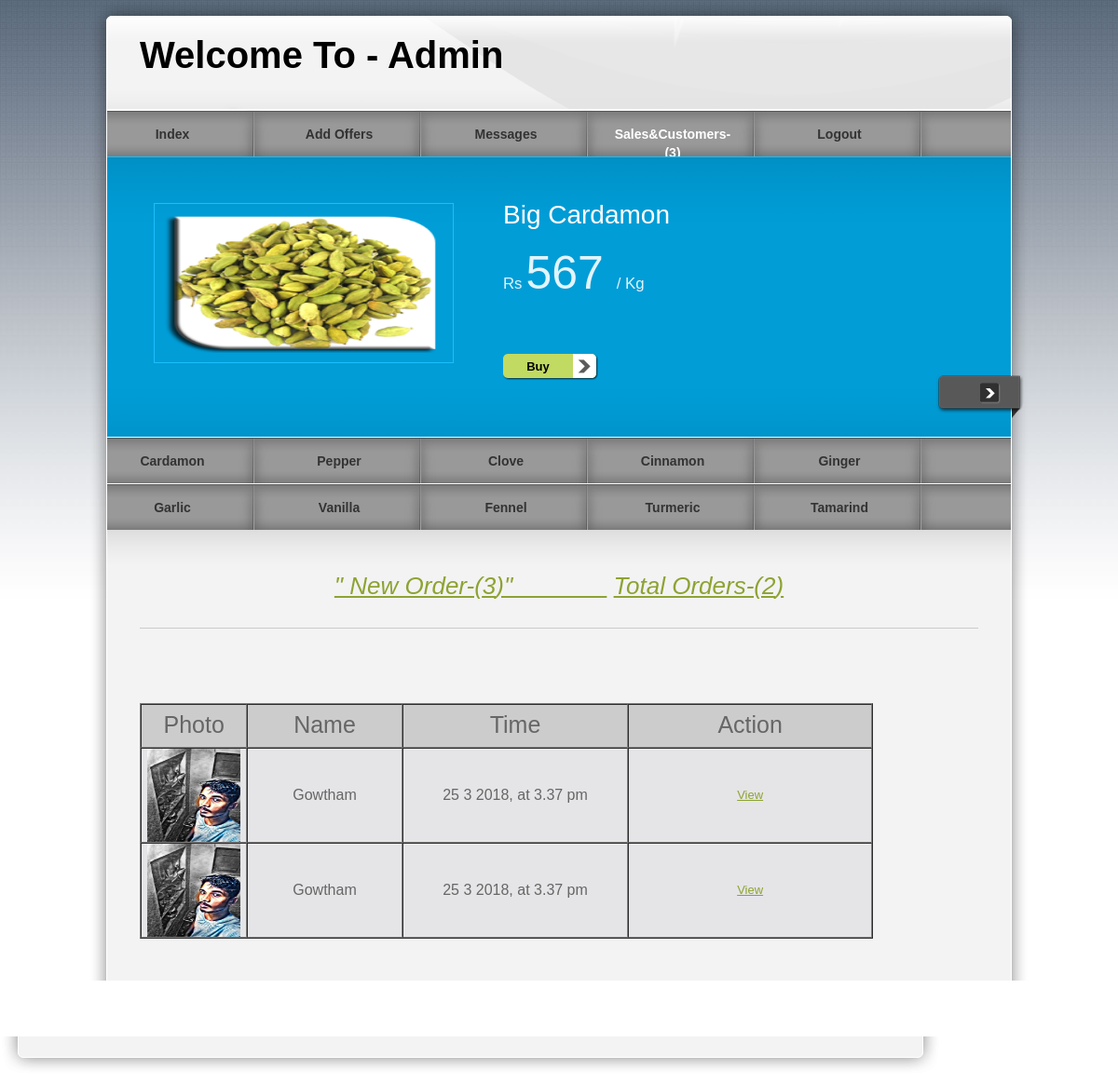
The page /pro/admin/totalcustomer.php on the database its author committed.
### tables this page shows
CREATE TABLE IF NOT EXISTS `offer` (
  `number` int(11) NOT NULL,
  `name` varchar(50) NOT NULL,
  `image` text NOT NULL,
  `price` varchar(50) NOT NULL,
  `time` varchar(50) NOT NULL,
  `details` varchar(100) NOT NULL,
  PRIMARY KEY (`number`)
);

CREATE TABLE IF NOT EXISTS `pay` (
  `no` int(11) NOT NULL AUTO_INCREMENT,
  `email` varchar(50) NOT NULL,
  `name` varchar(50) NOT NULL,
  `phone` int(10) NOT NULL,
  `image` text NOT NULL,
  `address` varchar(50) NOT NULL,
  `proname` varchar(50) NOT NULL,
  `img` text NOT NULL,
  `price` varchar(50) NOT NULL,
  `time` varchar(30) NOT NULL,
  `cno` int(20) NOT NULL,
  `month` int(11) NOT NULL,
  `year` int(30) NOT NULL,
  `cvc` int(11) NOT NULL,
  `status` int(11) NOT NULL,
  PRIMARY KEY (`no`)
);

### pro/admin/totalcustomer.php (the view, shortened to what this page needs)
<!DOCTYPE html PUBLIC "-//W3C//DTD XHTML 1.0 Transitional//EN" "http://www.w3.org/TR/xhtml1/DTD/xhtml1-transitional.dtd">
<head>
<link href="../templatemo_style.css" rel="stylesheet" type="text/css" />
<link href="../css/jquery.ennui.contentslider.css" rel="stylesheet" type="text/css" media="screen,projection" />
</head>
<body>
<div id="templatemo_wrapper">
    <div id="templatemo_header">
        <div id="site_title">
            <h1>Welcome To - Admin</h1>
        </div>
    </div>
    <?php
$select=mysql_query("select * from pay where status=1 ");
   $view=mysql_num_rows($select);
   ?>
  	<div id="templatemo_menu">
        <ul>
            <li><a href="admin.php"  >Index</a></li>
            <li><a href="offer.php">Add Offers</a></li>
            <li><a href="msg.php">Messages</a></li>
            <li><a href="customer.php"class="current">Sales&Customers-(<?php echo $view;?>)</a></li>
            <li><a href="../logout.php">Logout</a></li>
        </ul>
    </div>
    <div id="templatemo_banner">
                <div id="one" class="contentslider">
                    <div class="cs_wrapper">
                        <div class="cs_slider">
                            <div class="cs_article">
                            	<div class="slider_content_wrapper">
                            	 <?PHP
$select=mysql_query("select * from offer where number=1 ");
$row=mysql_fetch_array($select);
 ?>
                      				<div class="right">
                                        <h2><?php echo $row['name'];?> </h2><br/>
                                        <p><big>Rs</big> <span style="font-size:50px"><?php echo $row['price'];?></span> <big> / Kg</big></p><br/>
                                        <div class="button"><a href="#">Buy</a></div>
                                    </div>
                                  <div class="left">
                                  <img src="<?php echo $row['image']; ?>" alt="Image 01" />
                                    </div>
                                </div>
                            </div>
                        </div>
                    </div>
                </div>
        </div>
        <div id="templatemo_menu">
        <ul>
            <li><a href="cardamon.php"  >Cardamon</a></li>
            <li><a href="pepper.php">Pepper</a></li>
            <li><a href="clove.php">Clove</a></li>
            <li><a href="cinnamon.php">Cinnamon</a></li>
            <li><a href="ginger.php">Ginger</a></li>
        </ul>
    </div>
    <div id="templatemo_menu">
        <ul>
            <li><a href="garlic.php" >Garlic</a></li>
            <li><a href="vanilla.php">Vanilla</a></li>
            <li><a href="fennel.php">Fennel</a></li>
            <li><a href="turmeric.php">Turmeric</a></li>
            <li><a href="tamarind.html">Tamarind</a></li>
        </ul>
    </div>  <?php
$select=mysql_query("select * from pay where status=1 ");
   $view=mysql_num_rows($select);
   ?>
     <div id="templatemo_main"><span class="main_top"></span>
          <p class="welcome_text"><a href="customer.php">&quot; New Order-(<?php echo $view;?>)&quot;&nbsp;&nbsp;&nbsp;&nbsp;&nbsp;&nbsp;&nbsp;&nbsp;&nbsp;&nbsp;&nbsp;&nbsp;&nbsp;&nbsp;</a>
          <?php
$select=mysql_query("select * from pay where status=0 ");
   $view=mysql_num_rows($select);
   for($i=0;$i<$view;$i++)
   ?><a href="totalcustomer.php">Total Orders-(<?php echo $view;?>)</a></p>
<table class="table table-hover" >
<table width="787" background="images/gallery_bg.jpg" height="100" border="1" cellpadding="0" cellspacing="0">
  <tr>
    <td width="112" height="45" bgcolor="#CCCCCC" align="center"><span style="font-size:25px">Photo</span></td>
        <td width="164" height="45" bgcolor="#CCCCCC" align="center"><span style="font-size:25px">Name</span></td>
    <td width="240" bgcolor="#CCCCCC" align="center"><span style="font-size:25px">Time</span></td>
        <td width="259" bgcolor="#CCCCCC" align="center"><span style="font-size:25px">Action</span></td>
  </tr></div>
 <?PHP
$select=mysql_query("select * from pay where status=0 ");
$view=mysql_num_rows($select);
 for($i=0;$i<$view;$i++)
 {
 ?>
 <div class="table-responsive">
 <tr>
    <td align="center"><span style="font-size:16px"><img src="<?php echo mysql_result($select,$i,"img");?>" width="100" height="100" /></span></td>
        <td align="center"><span style="font-size:16px"><?php echo mysql_result($select,$i,"name");?></span></td>
    <td align="center"><span style="font-size:16px"><?php echo mysql_result($select,$i,"time");?></span></td>
    <td align="center"><a href="customer2.php?edit=<?php echo mysql_result($select,$i,"no");?>">View</a>
  </tr></center>
  <?PHP
  }
  ?>
  <br/>
</div>
        </div>
                   <div class="cleaner_h30"></div>
              </div>
    <div id="templatemo_main_bottom"></div>
    <div id="templatemo_footer">
    </div>
</body>
</html>

### pro/templatemo_style.css (style rules this page uses)
body { margin: 0px; padding: 0px; color: #666; font-family: Helevetica,Arial,sans-serif; font-size: 13px; line-height:1.5em; background-color: #fff; background-attachment:fixed; background-image: url(images/templatemo_body.jpg); background-repeat: repeat-x; }
a, a:link, a:visited { color: #8da332; }
p { margin: 0px; padding: 0 0 10px 0; }
img { border: none; }
h1 { font-size: 40px; font-weight: bold; margin: 0 0 30px 0; padding: 5px 0; color: #000; }
h2 { font-size: 28px; font-weight: normal; line-height: 28px; margin: 0 0 30px 0; padding: 0; color: #000; }
.cleaner_h30 { clear: both; width:100%; height: 30px; }
.button a { clear: both; display: block; width: 75px; height: 24px; padding: 4px 27px 0 0; margin-top: 15px; background: url(images/templatemo_button.png) no-repeat; color: #000; font-weight: bold; text-align: center; text-decoration: none; }
#templatemo_wrapper { width: 1010px; margin: 0 auto; }
#templatemo_header { width: 900px; height: 68px; padding: 50px 55px 0; background: url(images/templatemo_header.png) no-repeat; }
#templatemo_header #site_title { float: left; width: 500px; padding: 0; }
#templatemo_header #site_title h1 { margin: 0; padding: 0; }
#templatemo_menu { width: 970px; height: 50px; padding: 0 20px; background: url(images/templatemo_menu.png) repeat-x; }
#templatemo_menu ul { margin: 0; padding: 0; list-style: none; }
#templatemo_menu ul li { padding: 0px; margin: 0px; display: inline; }
#templatemo_menu ul li a { float: left; display: block; width: 140px; height: 33px; padding: 17px 34px 0 0; margin: 0 5px 0 0 ; font-size: 14px; text-align: center; text-decoration: none; color: #333; font-weight: bold; outline: none; border: none; background: url(images/templatemo_menu_divider.png) right no-repeat; }
#templatemo_menu ul li a:hover, #templatemo_menu ul li .current { color: #fff; }
#templatemo_banner { clear: both; position: relative; width: 970px; height: 201px; padding: 50px 20px; background: url(images/templatemo_slider.png) no-repeat; }
#templatemo_main { position: relative; width: 900px; padding: 45px 55px; background: url(images/templatemo_content.png) repeat-y; }
#templatemo_main .main_top { position: absolute; top: 0; left: 20px; width: 970px; height: 45px; background: url(images/templatemo_content_top.png) no-repeat; }
#templatemo_main_bottom { width: 1010px; height: 40px; background: url(images/templatemo_content_bottom.png) no-repeat; }
.welcome_text { font-size: 26px; color: #7a8d31; font-style: italic; text-align: center; margin-bottom: 60px; padding-bottom: 30px; line-height: 30px; border-bottom: 1px solid #CCC; }
#templatemo_footer { width: 910px; padding: 0 30px 10px; text-align: center; color: #666; }

### rows shown on the page
offer: name "Big Cardamon", price "567", image (picture)
pay: img (picture), name "Gowtham", time "25 3 2018, at 3.37 pm"
pay: img (picture), name "Gowtham", time "25 3 2018, at 3.37 pm"

### other values the page prints
$view "3"
$view "2"
